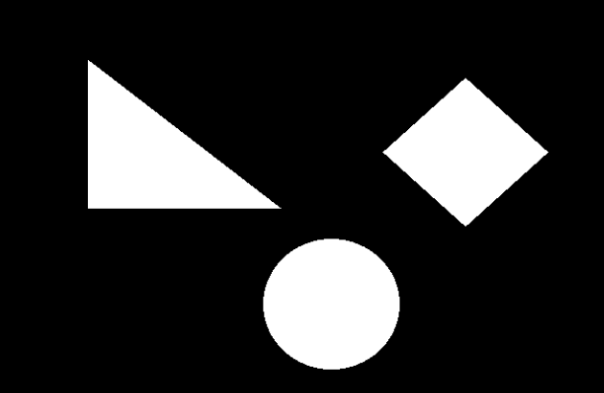
#> input picture test.png, 604 x 393 px
$ python Graniza.py
#> lines starting #> are read from the running program, lines starting #| are printed output that depends on the picture; after the words box and inside, x2 and y2 are one past the last pixel; in counts of white or black regions, pixels touching at a corner belong together
import cv2
img = cv2.imread('test.png')
#> img is the input picture: shape (393, 604, 3); min 0, max 255, mean 43.8
gray = cv2.cvtColor(img, cv2.COLOR_BGR2GRAY)
ret,thresh = cv2.threshold(gray,150,255,0)
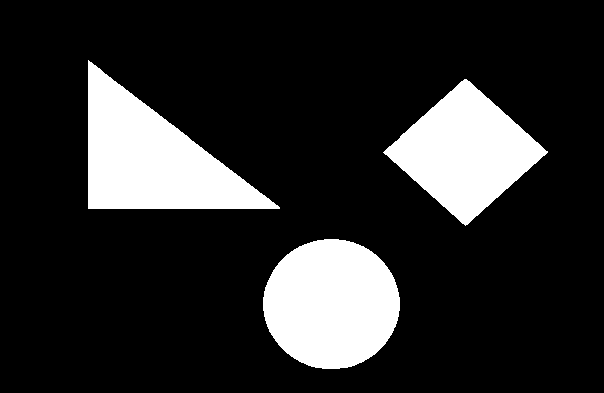
#> thresh: shape (393, 604); 17.1% white; 3 white regions
contours,hierarchy = cv2.findContours(thresh, cv2.RETR_TREE,cv2.CHAIN_APPROX_SIMPLE)
#> contours = 3 contours; box (x1, y1, x2, y2) and area: (88, 60, 280, 209) 14184, (263, 239, 400, 369) 13754, (383, 79, 548, 226) 12104
print("Number of Contours detected:",len(contours))
#| Number of Contours detected: 3
for i, cnt in enumerate(contours):
   M = cv2.moments(cnt)
   print(f"Moments of Contour {i+1}:\n", M)
   area = cv2.contourArea(cnt)
   print(f"Площадь: {area}")
   img1 = cv2.drawContours(img, [cnt], -1, (0,255,255), 3)
   x1, y1 = cnt[0, 0]
   cv2.putText(img1, f'Contour:{i + 1}', (x1, y1), cv2.FONT_HERSHEY_SIMPLEX, 0.6, (0, 255, 0), 2)
#> this loop made 3 passes
#> (area, x1, y1) on passes 1 to 3: (13754, 324, 239), (12104, 464, 79), (14184.5, 88, 60)
#> (printed output is left out)
#> pass 2, `img1 = cv2.drawContours(img, [cnt], -1, (0,255,255), 3)`:
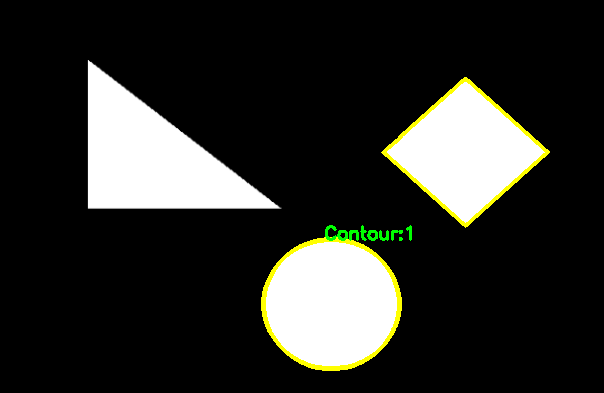
#> img1: shape (393, 604, 3); mean B, G, R 41.4, 45.7, 45.1
#> pass 3, `img1 = cv2.drawContours(img, [cnt], -1, (0,255,255), 3)`:
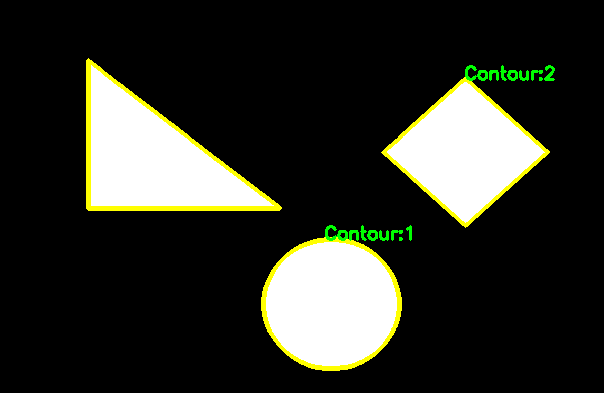
#> img1: shape (393, 604, 3); 1.38% of pixels changed, all inside (x1, y1, x2, y2) = (86, 58, 555, 211)
#> after the loop:
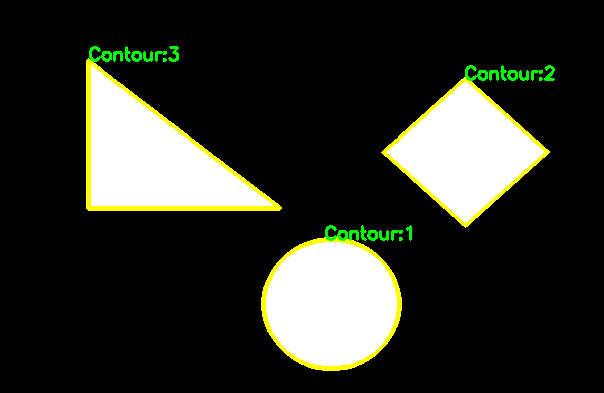
#> img: shape (393, 604, 3); 3.34% of pixels changed, all inside (x1, y1, x2, y2) = (86, 46, 555, 371)
cv2.imshow("Contours", img)
cv2.waitKey(0)
cv2.destroyAllWindows()
